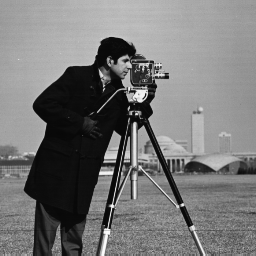
#> input picture cv_lab/assign2/a2images/cameraman.png, 256 x 256 px; the run also reads 1 picture not shown here
$ python cv_assign2.py
#> lines starting #> are read from the running program, lines starting #| are printed output that depends on the picture
import cv2
import numpy as np
from matplotlib import pyplot as plt

from timeit import default_timer as timer

def show_img(img, title='auto'):
	cv2.imshow(title, img)
	cv2.waitKey(0)
	cv2.destroyAllWindows()

# [22 lines left out: functions normalize, show_histograms, not called in this run]

def mean_filter(img):
	kernel = np.ones((5,5),np.float32)/25
	return cv2.filter2D(img,-1,kernel)

def gaussian_filter(img):
	return cv2.GaussianBlur(img,(5,5),0)

# [58 lines left out: functions median_filter, median_filter_enhanced, hist_eq, contrast_stretching, not called in this run]

cameraman = cv2.imread('cameraman.png', 0)
#> cameraman is the input picture: shape (256, 256); min 7, max 253, mean 118.7
fognoise  = cv2.imread('fognoise.png', 0)
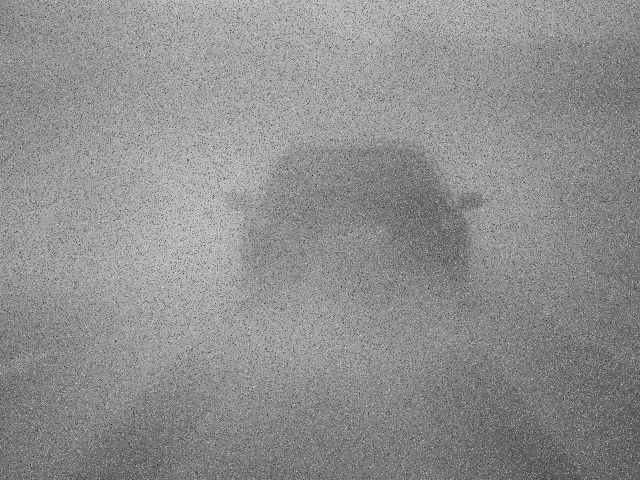
#> input picture cv_lab/assign2/a2images/fognoise.png, 1280 x 960 px (shown at 1/2 size)
#> fognoise is the input picture: shape (960, 1280); min 0, max 255, mean 142.4
frostfog  = cv2.imread('frostfog.png', 0)
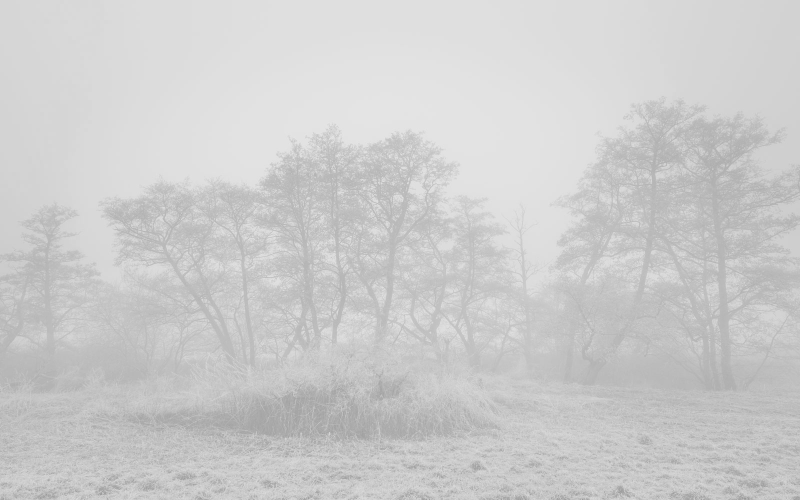
#> input picture cv_lab/assign2/a2images/frostfog.png, 1600 x 1000 px (shown at 1/2 size)
#> frostfog is the input picture: shape (1000, 1600); min 142, max 234, mean 204
tree      = cv2.imread('treeM.png', 0)
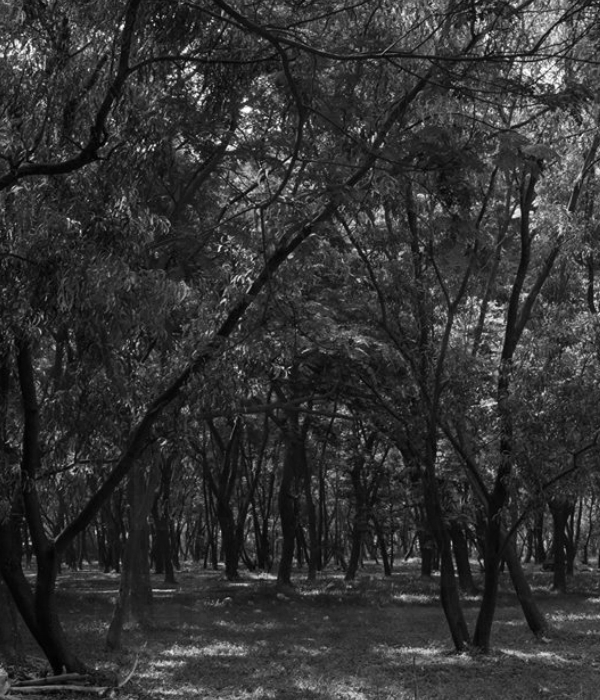
#> input picture cv_lab/assign2/a2images/treeM.png, 600 x 700 px
#> tree is the input picture: shape (700, 600); min 0, max 255, mean 51.3
t         = cv2.imread('tree.png', 0)

# [38 lines of commented-out code are left out]

show_img((tree - t)*50, "Mystery. Please Check the console for runtime comparisons") # The mystery
#> in show_img, `cv2.imshow(title, img)`:
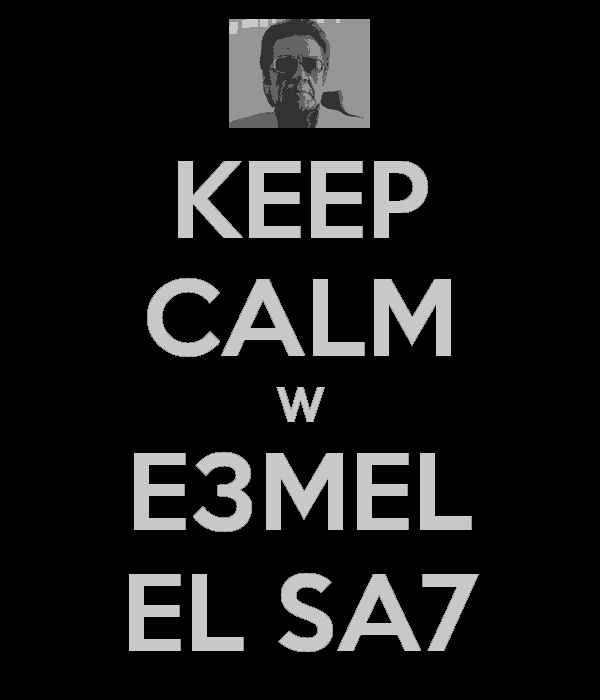
#> window 'Mystery. Please Check the cons': shape (700, 600); min 0, max 200, mean 25.7
